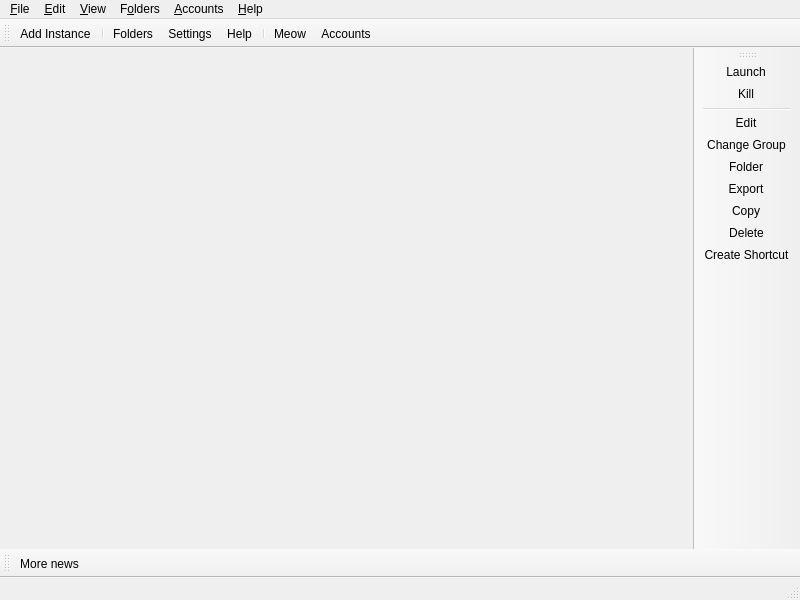
<?xml version="1.0" encoding="UTF-8"?>
<ui version="4.0">
 <class>MainWindow</class>
 <widget class="QMainWindow" name="MainWindow">
  <property name="geometry">
   <rect>
    <x>0</x>
    <y>0</y>
    <width>800</width>
    <height>600</height>
   </rect>
  </property>
  <widget class="QWidget" name="centralWidget">
   <layout class="QHBoxLayout" name="horizontalLayout">
    <property name="spacing">
     <number>0</number>
    </property>
    <property name="leftMargin">
     <number>0</number>
    </property>
    <property name="topMargin">
     <number>0</number>
    </property>
    <property name="rightMargin">
     <number>0</number>
    </property>
    <property name="bottomMargin">
     <number>0</number>
    </property>
   </layout>
  </widget>
  <widget class="QStatusBar" name="statusBar"/>
  <widget class="QToolBar" name="mainToolBar">
   <property name="windowTitle">
    <string>Main Toolbar</string>
   </property>
   <property name="allowedAreas">
    <set>Qt::BottomToolBarArea|Qt::TopToolBarArea</set>
   </property>
   <property name="toolButtonStyle">
    <enum>Qt::ToolButtonTextBesideIcon</enum>
   </property>
   <property name="floatable">
    <bool>false</bool>
   </property>
   <attribute name="toolBarArea">
    <enum>TopToolBarArea</enum>
   </attribute>
   <attribute name="toolBarBreak">
    <bool>false</bool>
   </attribute>
   <addaction name="actionAddInstance"/>
   <addaction name="separator"/>
   <addaction name="actionFoldersButton"/>
   <addaction name="actionSettings"/>
   <addaction name="actionHelpButton"/>
   <addaction name="separator"/>
   <addaction name="actionCAT"/>
   <addaction name="actionAccountsButton"/>
  </widget>
  <widget class="QToolBar" name="newsToolBar">
   <property name="windowTitle">
    <string>News Toolbar</string>
   </property>
   <property name="allowedAreas">
    <set>Qt::BottomToolBarArea|Qt::TopToolBarArea</set>
   </property>
   <property name="iconSize">
    <size>
     <width>16</width>
     <height>16</height>
    </size>
   </property>
   <property name="toolButtonStyle">
    <enum>Qt::ToolButtonTextBesideIcon</enum>
   </property>
   <property name="floatable">
    <bool>false</bool>
   </property>
   <attribute name="toolBarArea">
    <enum>BottomToolBarArea</enum>
   </attribute>
   <attribute name="toolBarBreak">
    <bool>false</bool>
   </attribute>
   <addaction name="actionMoreNews"/>
  </widget>
  <widget class="WideBar" name="instanceToolBar">
   <property name="windowTitle">
    <string>Instance Toolbar</string>
   </property>
   <property name="allowedAreas">
    <set>Qt::LeftToolBarArea|Qt::RightToolBarArea</set>
   </property>
   <property name="iconSize">
    <size>
     <width>16</width>
     <height>16</height>
    </size>
   </property>
   <property name="toolButtonStyle">
    <enum>Qt::ToolButtonTextBesideIcon</enum>
   </property>
   <property name="floatable">
    <bool>false</bool>
   </property>
   <property name="useDefaultAction" stdset="0">
    <bool>true</bool>
   </property>
   <attribute name="toolBarArea">
    <enum>RightToolBarArea</enum>
   </attribute>
   <attribute name="toolBarBreak">
    <bool>false</bool>
   </attribute>
   <addaction name="actionLaunchInstance"/>
   <addaction name="actionKillInstance"/>
   <addaction name="separator"/>
   <addaction name="actionEditInstance"/>
   <addaction name="actionChangeInstGroup"/>
   <addaction name="actionViewSelectedInstFolder"/>
   <addaction name="actionExportInstance"/>
   <addaction name="actionCopyInstance"/>
   <addaction name="actionDeleteInstance"/>
   <addaction name="actionCreateInstanceShortcut"/>
  </widget>
  <widget class="QMenuBar" name="menuBar">
   <property name="geometry">
    <rect>
     <x>0</x>
     <y>0</y>
     <width>800</width>
     <height>27</height>
    </rect>
   </property>
   <widget class="QMenu" name="fileMenu">
    <property name="title">
     <string>&amp;File</string>
    </property>
    <property name="toolTipsVisible">
     <bool>true</bool>
    </property>
    <addaction name="actionAddInstance"/>
    <addaction name="separator"/>
    <addaction name="actionLaunchInstance"/>
    <addaction name="actionKillInstance"/>
    <addaction name="separator"/>
    <addaction name="actionEditInstance"/>
    <addaction name="actionChangeInstGroup"/>
    <addaction name="actionViewSelectedInstFolder"/>
    <addaction name="actionExportInstance"/>
    <addaction name="actionCopyInstance"/>
    <addaction name="actionDeleteInstance"/>
    <addaction name="actionCreateInstanceShortcut"/>
    <addaction name="separator"/>
    <addaction name="actionSettings"/>
    <addaction name="actionCloseWindow"/>
   </widget>
   <widget class="QMenu" name="editMenu">
    <property name="title">
     <string>&amp;Edit</string>
    </property>
    <property name="toolTipsVisible">
     <bool>true</bool>
    </property>
    <addaction name="actionUndoTrashInstance"/>
   </widget>
   <widget class="QMenu" name="viewMenu">
    <property name="title">
     <string>&amp;View</string>
    </property>
    <property name="toolTipsVisible">
     <bool>true</bool>
    </property>
    <addaction name="actionChangeTheme"/>
    <addaction name="separator"/>
    <addaction name="actionCAT"/>
    <addaction name="actionToggleStatusBar"/>
    <addaction name="actionLockToolbars"/>
    <addaction name="separator"/>
   </widget>
   <widget class="QMenu" name="foldersMenu">
    <property name="title">
     <string>F&amp;olders</string>
    </property>
    <property name="toolTipsVisible">
     <bool>true</bool>
    </property>
    <addaction name="actionViewLauncherRootFolder"/>
    <addaction name="separator"/>
    <addaction name="actionViewInstanceFolder"/>
    <addaction name="actionViewCentralModsFolder"/>
    <addaction name="actionViewSkinsFolder"/>
    <addaction name="actionViewJavaFolder"/>
    <addaction name="separator"/>
    <addaction name="actionViewIconThemeFolder"/>
    <addaction name="actionViewWidgetThemeFolder"/>
    <addaction name="actionViewCatPackFolder"/>
    <addaction name="actionViewIconsFolder"/>
    <addaction name="separator"/>
    <addaction name="actionViewLogsFolder"/>
   </widget>
   <widget class="QMenu" name="accountsMenu">
    <property name="title">
     <string>&amp;Accounts</string>
    </property>
   </widget>
   <widget class="QMenu" name="helpMenu">
    <property name="title">
     <string>&amp;Help</string>
    </property>
    <property name="toolTipsVisible">
     <bool>true</bool>
    </property>
    <addaction name="actionClearMetadata"/>
    <addaction name="actionReportBug"/>
    <addaction name="actionAddToPATH"/>
    <addaction name="separator"/>
    <addaction name="actionMATRIX"/>
    <addaction name="actionDISCORD"/>
    <addaction name="actionREDDIT"/>
    <addaction name="separator"/>
    <addaction name="actionMoreNews"/>
    <addaction name="actionOpenWiki"/>
    <addaction name="actionAbout"/>
   </widget>
   <addaction name="fileMenu"/>
   <addaction name="editMenu"/>
   <addaction name="viewMenu"/>
   <addaction name="foldersMenu"/>
   <addaction name="accountsMenu"/>
   <addaction name="helpMenu"/>
  </widget>
  <action name="actionMoreNews">
   <property name="icon">
    <iconset theme="news">
     <normaloff>.</normaloff>.</iconset>
   </property>
   <property name="text">
    <string>More news...</string>
   </property>
   <property name="toolTip">
    <string>Open the development blog to read more news about %1.</string>
   </property>
  </action>
  <action name="actionCAT">
   <property name="checkable">
    <bool>true</bool>
   </property>
   <property name="icon">
    <iconset theme="cat">
     <normaloff>.</normaloff>.</iconset>
   </property>
   <property name="text">
    <string>&amp;Meow</string>
   </property>
   <property name="toolTip">
    <string>It's a fluffy kitty :3</string>
   </property>
  </action>
  <action name="actionToggleStatusBar">
   <property name="checkable">
    <bool>true</bool>
   </property>
   <property name="text">
    <string>Status Bar</string>
   </property>
  </action>
  <action name="actionLockToolbars">
   <property name="checkable">
    <bool>true</bool>
   </property>
   <property name="text">
    <string>Lock Toolbars</string>
   </property>
  </action>
  <action name="actionUndoTrashInstance">
   <property name="enabled">
    <bool>false</bool>
   </property>
   <property name="text">
    <string>&amp;Undo Last Instance Deletion</string>
   </property>
  </action>
  <action name="actionAddInstance">
   <property name="icon">
    <iconset theme="new">
     <normaloff>.</normaloff>.</iconset>
   </property>
   <property name="text">
    <string>Add Instanc&amp;e...</string>
   </property>
   <property name="toolTip">
    <string>Add a new instance.</string>
   </property>
  </action>
  <action name="actionSettings">
   <property name="icon">
    <iconset theme="settings">
     <normaloff>.</normaloff>.</iconset>
   </property>
   <property name="text">
    <string>Setti&amp;ngs...</string>
   </property>
   <property name="toolTip">
    <string>Change settings.</string>
   </property>
   <property name="menuRole">
    <enum>QAction::PreferencesRole</enum>
   </property>
  </action>
  <action name="actionManageAccounts">
   <property name="icon">
    <iconset theme="accounts">
     <normaloff>.</normaloff>.</iconset>
   </property>
   <property name="text">
    <string>&amp;Manage Accounts...</string>
   </property>
  </action>
  <action name="actionLaunchInstance">
   <property name="icon">
    <iconset theme="launch">
     <normaloff>.</normaloff>.</iconset>
   </property>
   <property name="text">
    <string>&amp;Launch</string>
   </property>
   <property name="toolTip">
    <string>Launch the selected instance.</string>
   </property>
  </action>
  <action name="actionKillInstance">
   <property name="icon">
    <iconset theme="status-bad">
     <normaloff>.</normaloff>.</iconset>
   </property>
   <property name="text">
    <string>&amp;Kill</string>
   </property>
   <property name="toolTip">
    <string>Kill the running instance.</string>
   </property>
   <property name="shortcut">
    <string>Ctrl+K</string>
   </property>
  </action>
  <action name="actionRenameInstance">
   <property name="icon">
    <iconset theme="rename">
     <normaloff>.</normaloff>.</iconset>
   </property>
   <property name="text">
    <string>Rename</string>
   </property>
   <property name="toolTip">
    <string>Rename the selected instance.</string>
   </property>
  </action>
  <action name="actionChangeInstGroup">
   <property name="icon">
    <iconset theme="tag">
     <normaloff>.</normaloff>.</iconset>
   </property>
   <property name="text">
    <string>&amp;Change Group...</string>
   </property>
   <property name="toolTip">
    <string>Change the selected instance's group.</string>
   </property>
   <property name="shortcut">
    <string>Ctrl+G</string>
   </property>
  </action>
  <action name="actionChangeInstIcon">
   <property name="text">
    <string>Change Icon</string>
   </property>
   <property name="toolTip">
    <string>Change the selected instance's icon.</string>
   </property>
  </action>
  <action name="actionEditInstance">
   <property name="icon">
    <iconset theme="settings">
     <normaloff>.</normaloff>.</iconset>
   </property>
   <property name="text">
    <string>&amp;Edit...</string>
   </property>
   <property name="toolTip">
    <string>Change the instance settings, mods and versions.</string>
   </property>
   <property name="shortcut">
    <string>Ctrl+I</string>
   </property>
  </action>
  <action name="actionViewSelectedInstFolder">
   <property name="icon">
    <iconset theme="viewfolder">
     <normaloff>.</normaloff>.</iconset>
   </property>
   <property name="text">
    <string>&amp;Folder</string>
   </property>
   <property name="toolTip">
    <string>Open the selected instance's root folder in a file browser.</string>
   </property>
  </action>
  <action name="actionDeleteInstance">
   <property name="icon">
    <iconset theme="delete">
     <normaloff>.</normaloff>.</iconset>
   </property>
   <property name="text">
    <string>Dele&amp;te</string>
   </property>
   <property name="toolTip">
    <string>Delete the selected instance.</string>
   </property>
   <property name="autoRepeat">
    <bool>false</bool>
   </property>
  </action>
  <action name="actionCopyInstance">
   <property name="icon">
    <iconset theme="copy">
     <normaloff>.</normaloff>.</iconset>
   </property>
   <property name="text">
    <string>Cop&amp;y...</string>
   </property>
   <property name="toolTip">
    <string>Copy the selected instance.</string>
   </property>
   <property name="shortcut">
    <string>Ctrl+D</string>
   </property>
  </action>
  <action name="actionExportInstance">
   <property name="icon">
    <iconset theme="export">
     <normaloff>.</normaloff>.</iconset>
   </property>
   <property name="text">
    <string>E&amp;xport...</string>
   </property>
   <property name="toolTip">
    <string>Export the selected instance to supported formats.</string>
   </property>
  </action>
  <action name="actionExportInstanceZip">
   <property name="icon">
    <iconset theme="launcher">
     <normaloff>.</normaloff>.</iconset>
   </property>
   <property name="text">
    <string>Prism Launcher (zip)</string>
   </property>
  </action>
  <action name="actionExportInstanceMrPack">
   <property name="icon">
    <iconset theme="modrinth">
     <normaloff>.</normaloff>.</iconset>
   </property>
   <property name="text">
    <string>Modrinth (mrpack)</string>
   </property>
  </action>
  <action name="actionExportInstanceFlamePack">
   <property name="icon">
    <iconset theme="flame">
     <normaloff>.</normaloff>.</iconset>
   </property>
   <property name="text">
    <string>CurseForge (zip)</string>
   </property>
  </action>
  <action name="actionCreateInstanceShortcut">
   <property name="icon">
    <iconset theme="shortcut">
     <normaloff>.</normaloff>.</iconset>
   </property>
   <property name="text">
    <string>Create Shortcut</string>
   </property>
   <property name="toolTip">
    <string>Creates a shortcut on your desktop to launch the selected instance.</string>
   </property>
  </action>
  <action name="actionNoAccountsAdded">
   <property name="icon">
    <iconset theme="noaccount">
     <normaloff>.</normaloff>.</iconset>
   </property>
   <property name="text">
    <string>No accounts added!</string>
   </property>
  </action>
  <action name="actionNoDefaultAccount">
   <property name="checkable">
    <bool>true</bool>
   </property>
   <property name="icon">
    <iconset theme="noaccount">
     <normaloff>.</normaloff>.</iconset>
   </property>
   <property name="text">
    <string>No Default Account</string>
   </property>
   <property name="shortcut">
    <string>Ctrl+0</string>
   </property>
  </action>
  <action name="actionCloseWindow">
   <property name="icon">
    <iconset theme="status-bad">
     <normaloff>.</normaloff>.</iconset>
   </property>
   <property name="text">
    <string>Close &amp;Window</string>
   </property>
   <property name="toolTip">
    <string>Close the current window</string>
   </property>
   <property name="menuRole">
    <enum>QAction::QuitRole</enum>
   </property>
  </action>
  <action name="actionViewInstanceFolder">
   <property name="icon">
    <iconset theme="viewfolder">
     <normaloff>.</normaloff>.</iconset>
   </property>
   <property name="text">
    <string>&amp;Instances</string>
   </property>
   <property name="toolTip">
    <string>Open the instances folder in a file browser.</string>
   </property>
  </action>
  <action name="actionViewLauncherRootFolder">
   <property name="icon">
    <iconset theme="viewfolder">
     <normaloff>.</normaloff>.</iconset>
   </property>
   <property name="text">
    <string>Launcher &amp;Root</string>
   </property>
   <property name="toolTip">
    <string>Open the launcher's root folder in a file browser.</string>
   </property>
  </action>
  <action name="actionViewCentralModsFolder">
   <property name="icon">
    <iconset theme="centralmods">
     <normaloff>.</normaloff>.</iconset>
   </property>
   <property name="text">
    <string>&amp;Central Mods</string>
   </property>
   <property name="toolTip">
    <string>Open the central mods folder in a file browser.</string>
   </property>
  </action>
  <action name="actionViewSkinsFolder">
   <property name="icon">
    <iconset theme="viewfolder">
     <normaloff>.</normaloff>.</iconset>
   </property>
   <property name="text">
    <string>&amp;Skins</string>
   </property>
   <property name="toolTip">
    <string>Open the skins folder in a file browser.</string>
   </property>
  </action>
  <action name="actionViewIconsFolder">
   <property name="icon">
    <iconset theme="viewfolder">
     <normaloff>.</normaloff>.</iconset>
   </property>
   <property name="text">
    <string>Instance Icons</string>
   </property>
   <property name="toolTip">
    <string>Open the instance icons folder in a file browser.</string>
   </property>
  </action>
  <action name="actionViewLogsFolder">
   <property name="icon">
    <iconset theme="viewfolder">
     <normaloff>.</normaloff>.</iconset>
   </property>
   <property name="text">
    <string>Logs</string>
   </property>
   <property name="toolTip">
    <string>Open the logs folder in a file browser.</string>
   </property>
  </action>
  <action name="actionChangeTheme">
   <property name="text">
    <string>Themes</string>
   </property>
  </action>
  <action name="actionReportBug">
   <property name="icon">
    <iconset theme="bug">
     <normaloff>.</normaloff>.</iconset>
   </property>
   <property name="text">
    <string>Report a Bug or Suggest a Feature</string>
   </property>
   <property name="toolTip">
    <string>Open the bug tracker to report a bug with %1.</string>
   </property>
  </action>
  <action name="actionDISCORD">
   <property name="icon">
    <iconset theme="discord">
     <normaloff>.</normaloff>.</iconset>
   </property>
   <property name="text">
    <string>&amp;Discord Guild</string>
   </property>
   <property name="toolTip">
    <string>Open %1 Discord guild.</string>
   </property>
  </action>
  <action name="actionMATRIX">
   <property name="icon">
    <iconset theme="matrix">
     <normaloff>.</normaloff>.</iconset>
   </property>
   <property name="text">
    <string>&amp;Matrix Space</string>
   </property>
   <property name="toolTip">
    <string>Open %1 Matrix space.</string>
   </property>
  </action>
  <action name="actionREDDIT">
   <property name="icon">
    <iconset theme="reddit-alien">
     <normaloff>.</normaloff>.</iconset>
   </property>
   <property name="text">
    <string>Sub&amp;reddit</string>
   </property>
   <property name="toolTip">
    <string>Open %1 subreddit.</string>
   </property>
  </action>
  <action name="actionAbout">
   <property name="icon">
    <iconset theme="about">
     <normaloff>.</normaloff>.</iconset>
   </property>
   <property name="text">
    <string>&amp;About %1</string>
   </property>
   <property name="toolTip">
    <string>View information about %1.</string>
   </property>
   <property name="menuRole">
    <enum>QAction::AboutRole</enum>
   </property>
  </action>
  <action name="actionClearMetadata">
   <property name="icon">
    <iconset theme="refresh">
     <normaloff>.</normaloff>.</iconset>
   </property>
   <property name="text">
    <string>&amp;Clear Metadata Cache</string>
   </property>
   <property name="toolTip">
    <string>Clear cached metadata</string>
   </property>
  </action>
  <action name="actionAddToPATH">
   <property name="icon">
    <iconset theme="custom-commands">
     <normaloff>.</normaloff>.</iconset>
   </property>
   <property name="text">
    <string>Install to &amp;PATH</string>
   </property>
   <property name="toolTip">
    <string>Install a %1 symlink to /usr/local/bin</string>
   </property>
  </action>
  <action name="actionFoldersButton">
   <property name="icon">
    <iconset theme="viewfolder">
     <normaloff>.</normaloff>.</iconset>
   </property>
   <property name="text">
    <string>Folders</string>
   </property>
   <property name="toolTip">
    <string>Open one of the folders shared between instances.</string>
   </property>
  </action>
  <action name="actionHelpButton">
   <property name="icon">
    <iconset theme="help">
     <normaloff>.</normaloff>.</iconset>
   </property>
   <property name="text">
    <string>Help</string>
   </property>
   <property name="toolTip">
    <string>Get help with %1 or Minecraft.</string>
   </property>
  </action>
  <action name="actionAccountsButton">
   <property name="icon">
    <iconset theme="noaccount">
     <normaloff>.</normaloff>.</iconset>
   </property>
   <property name="text">
    <string>Accounts</string>
   </property>
  </action>
  <action name="actionOpenWiki">
   <property name="icon">
    <iconset theme="help">
     <normaloff>.</normaloff>.</iconset>
   </property>
   <property name="text">
    <string>%1 &amp;Help</string>
   </property>
   <property name="toolTip">
    <string>Open the %1 wiki</string>
   </property>
  </action>
  <action name="actionViewWidgetThemeFolder">
   <property name="icon">
    <iconset theme="viewfolder">
     <normaloff>.</normaloff>.</iconset>
   </property>
   <property name="text">
    <string>&amp;Widget Themes</string>
   </property>
   <property name="toolTip">
    <string>Open the widget themes folder in a file browser.</string>
   </property>
  </action>
  <action name="actionViewIconThemeFolder">
   <property name="icon">
    <iconset theme="viewfolder">
     <normaloff>.</normaloff>.</iconset>
   </property>
   <property name="text">
    <string>I&amp;con Theme</string>
   </property>
   <property name="toolTip">
    <string>Open the icon theme folder in a file browser.</string>
   </property>
  </action>
  <action name="actionViewCatPackFolder">
   <property name="icon">
    <iconset theme="viewfolder">
     <normaloff>.</normaloff>.</iconset>
   </property>
   <property name="text">
    <string>Cat Packs</string>
   </property>
   <property name="toolTip">
    <string>Open the cat packs folder in a file browser.</string>
   </property>
  </action>
  <action name="actionViewJavaFolder">
   <property name="icon">
    <iconset theme="viewfolder">
     <normaloff>.</normaloff>.</iconset>
   </property>
   <property name="text">
    <string>Java</string>
   </property>
   <property name="toolTip">
    <string>Open the Java folder in a file browser. Only available if the built-in Java downloader is used.</string>
   </property>
  </action>
 </widget>
 <customwidgets>
  <customwidget>
   <class>WideBar</class>
   <extends>QToolBar</extends>
   <header>ui/widgets/WideBar.h</header>
  </customwidget>
 </customwidgets>
 <resources/>
 <connections/>
</ui>
